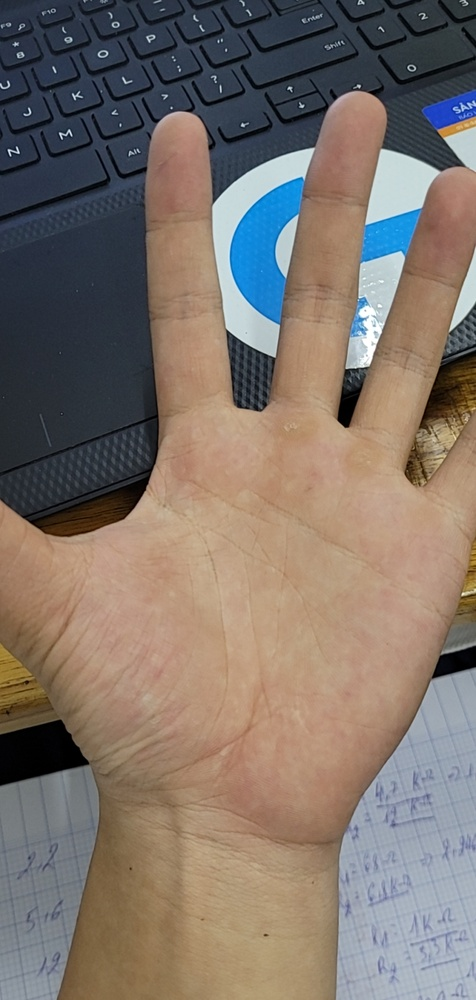
#> input picture thehand.jpg, 476 x 1000 px, shrunk from 1032 x 2168 before the run, found by its file name
$ jupyter execute palmreading.ipynb
#> lines starting #> are read from the running program, lines starting #| are printed output that depends on the picture
[cell 1]
import cv2
import matplotlib.pyplot as plt
import numpy as np

[cell 2]
original = cv2.imread('/thehand.jpg')
#> original is the input picture: shape (1000, 476, 3); mean B, G, R 106.8, 115.3, 127
img = cv2.cvtColor(original, cv2.COLOR_BGR2GRAY)
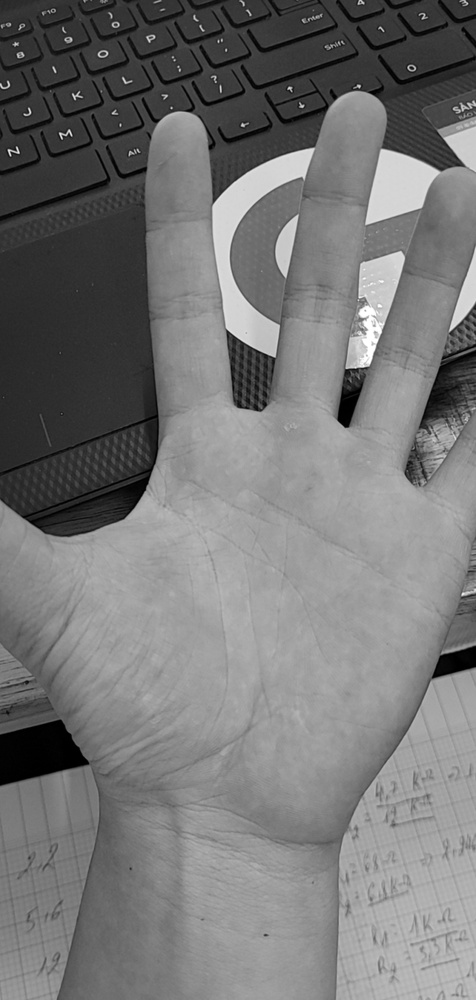
#> img: shape (1000, 476); min 0, max 255, mean 117.8
plt.imshow(img, "gray")

[cell 3]
img = cv2.equalizeHist(img)
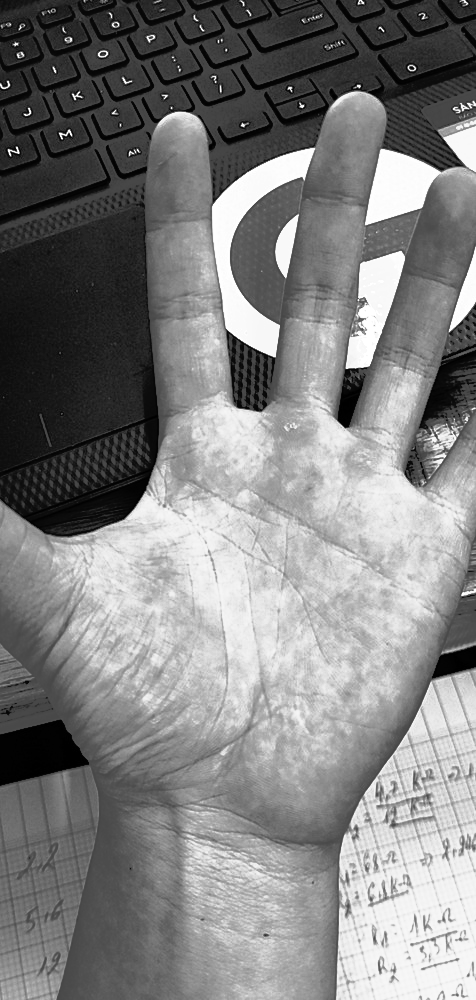
#> img: shape (1000, 476); min 0, max 255, mean 128.4
plt.imshow(img)

[cell 4]
img = cv2.GaussianBlur(img, (9, 9), 0)
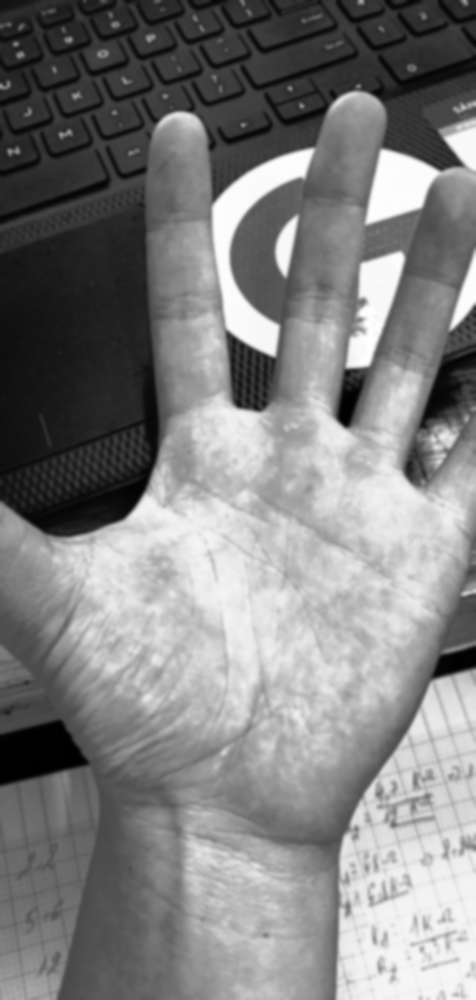
#> img: shape (1000, 476); min 0, max 255, mean 128.4
plt.imshow(img)

[cell 5]
img = cv2.Canny(img, 40, 80)
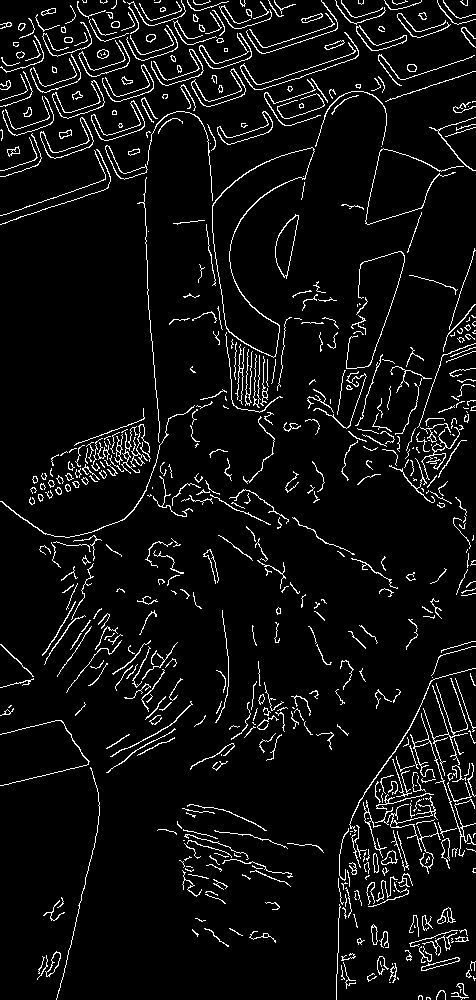
#> img: shape (1000, 476); 6% white in thin lines or dots
plt.imshow(img)

[cell 6]
lined = np.copy(original) * 0
#> lined: shape (1000, 476, 3); every value is 0
lines = cv2.HoughLinesP(img, 1, np.pi / 180, 15, np.array([]), 50, 20)
#> lines = 450 rows, first 6: [438, 920, 462, 998], [421, 703, 475, 868], [248, 82, 250, 10], [352, 826, 370, 901], [192, 38, 198, 98], [139, 129, 355, 58]
for line in lines:
    for x1, y1, x2, y2 in line:
        cv2.line(lined, (x1, y1), (x2, y2), (255, 255, 0))
#> this loop made 450 passes
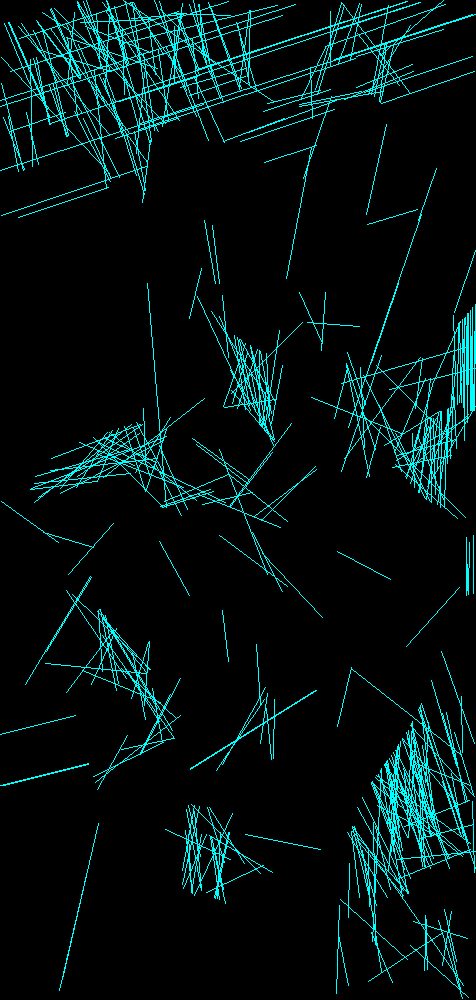
#> lined: shape (1000, 476, 3); mean B, G, R 17.4, 17.4, 0
plt.imshow(lined)

[cell 7]
output = cv2.addWeighted(original, 0.8, lined, 1, 0)
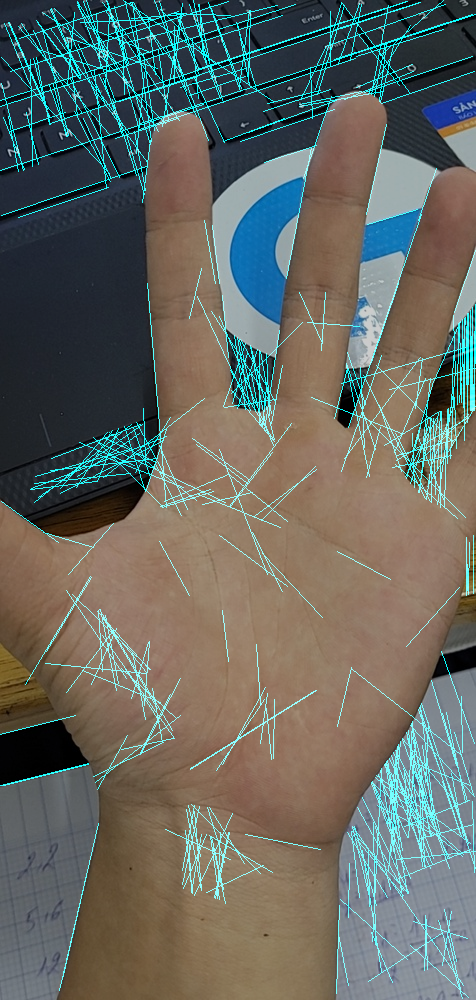
#> output: shape (1000, 476, 3); mean B, G, R 97.3, 104.1, 101.6
plt.imshow(output)
